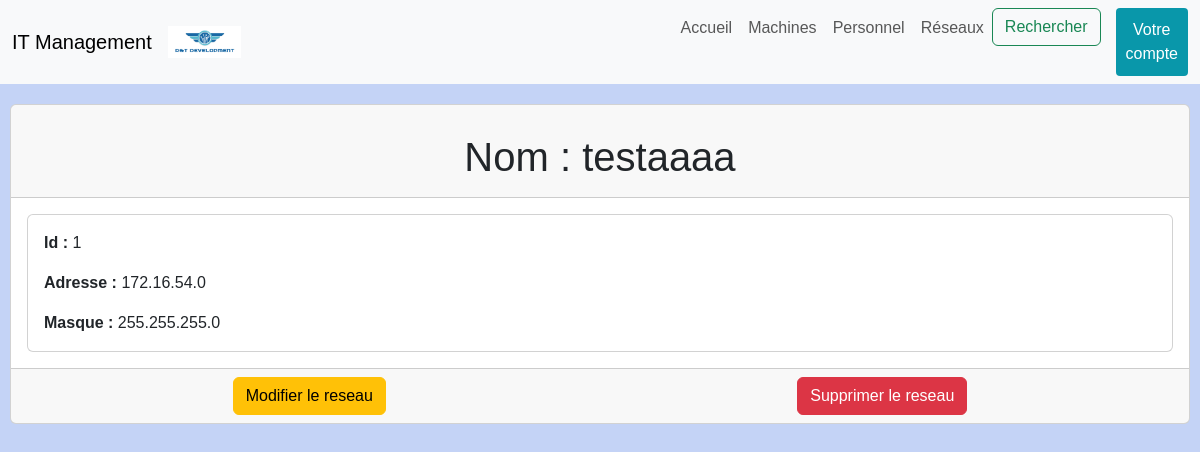
Before: /reseau/1 with the older database file.
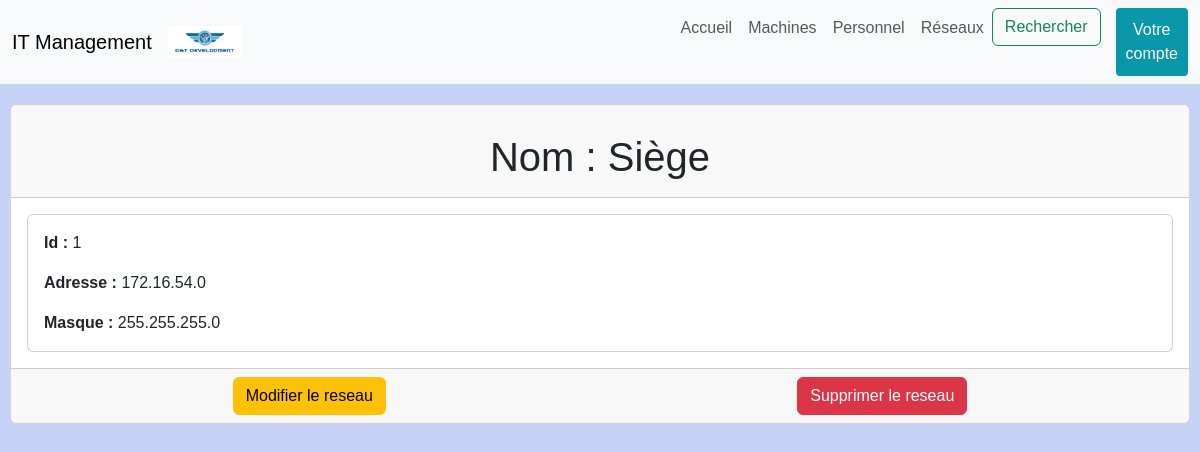
After: the same page with the newer database file.
### projetApp/models.py (models this page shows, shortened)
class Reseau(models.Model):
	id = models.AutoField(		#l'id est créée automatiquement est inchangeable et est unique
		primary_key = True,
		editable = False,
		unique = True,
	)
	nom = models.CharField(max_length= 32, unique=True)
	adresse_ip = models.CharField(max_length=15, validators=[validate_ipv4_address])		#le validator permet de vérifier qu'il s'agit d'une adresse ipv4 valide
	masque = models.CharField(max_length= 15, validators=[validate_ipv4_address])

### projetApp/views.py (the view)
# urls.py: path('reseau/<pk>', views.reseau_detail_view, name='detail_reseau'),
def reseau_detail_view(request, pk):
    reseau = get_object_or_404(Reseau, id = pk)
    return render(request, 'templates/html/detail_reseau.html', {'reseau': reseau})

### projetApp/templates/html/detail_reseau.html (shortened to what this page needs)
{% extends "index.html" %}
{% block content %}
    <div class="card">
        <div class="card-header">
            <h1 class="card-title">Nom : {{ reseau.nom }}</h1>
        </div>
        <div class="card-body">
            <div class="card">
                <div class="card-body">
                    <p class="card-text"><strong>Id : </strong>{{ reseau.id }}</p>
                    <p class="card-text"><strong>Adresse : </strong>{{ reseau.adresse_ip }}</p>
                    <p class="card-text"><strong>Masque : </strong>{{ reseau.masque }}</p>
                </div>
            </div>
        </div>
        <div class="card-footer">
            <div class="li_button">
                <a href="{% url 'modifier_reseau' reseau.id %}"><button class="btn btn-warning">Modifier le reseau</button></a>
                <a href="{% url 'supprimer_reseau' reseau.id %}"><button class="btn btn-danger">Supprimer le reseau</button></a>
            </div>
        </div>
    </div>
{% endblock %}

Changed rows visible on the page:
changed Reseau id 1: nom "testaaaa" → "Siège"
